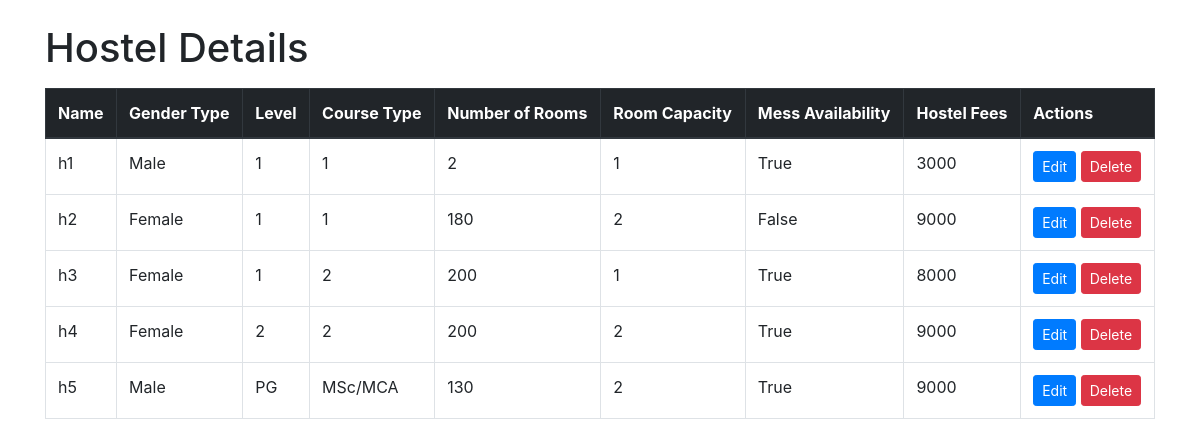
The page /viewhostel on the database its author committed.
### hostelapp/models.py (models this page shows, shortened)
class Hostels(models.Model):
     hostelname = models.CharField('hostelname', max_length=20,unique=True)
     gender_type = [('Male','Male'),('Female','Female')]
     gender=models.CharField(default=1,choices=gender_type,max_length=10)
     level_type= [('PG','PG'),('Phd','Phd')]
     level= models.CharField(default=1,choices=level_type, max_length=30)
     course_type= [('MSc/MCA','MSc/MCA'),('MA/Mcom/MPEd','MA/Mcom/MPEd')]
     course= models.CharField(default=1,choices=course_type, max_length=30)
     no_rooms= models.IntegerField('no_rooms', default=0)
     room_cap= models.IntegerField(default=0)
     mess= models.BooleanField(default=False)
     hostelfees=models.PositiveIntegerField(default=0)

### hostelapp/views.py (the view)
# urls.py: path('viewhostel',views.viewhostel,name='viewhostel'),
def viewhostel(request):
    data=Hostels.objects.all()
    return render(request, 'viewhostel.html', {'data': data})

### templates/viewhostel.html (shortened to what this page needs)
<!DOCTYPE html>
<html>
<head>
    <link rel="stylesheet" href="https://maxcdn.bootstrapcdn.com/bootstrap/4.0.0/css/bootstrap.min.css">
</head>
<body>
    <div class="container">
        <h1 class="mt-4">Hostel Details</h1>
        <table class="table table-bordered mt-3">
            <thead class="thead-dark">
                <tr>
                    <th>Name</th>
                    <th>Gender Type</th>
                    <th>Level</th>
                    <th>Course Type</th>
                    <th>Number of Rooms</th>
                    <th>Room Capacity</th>
                    <th>Mess Availability</th>
                    <th>Hostel Fees</th>
                    <th>Actions</th>
                </tr>
            </thead>
            <tbody>
                {% for hostel in data %}
                <tr>
                    <td>{{ hostel.hostelname }}</td>
                    <td>{{ hostel.gender }}</td>
                    <td>{{ hostel.level }}</td>
                    <td>{{ hostel.course }}</td>
                    <td>{{ hostel.no_rooms }}</td>
                    <td>{{ hostel.room_cap }}</td>
                    <td>{{ hostel.mess }}</td>
                    <td>{{ hostel.hostelfees }}</td>
                    <td>
                        <a href="{% url 'edithostel' hostel.id %}" class="btn btn-primary btn-sm">Edit</a>
                        <a href="{% url 'delete_hostel' hostel.id %}" class="btn btn-danger btn-sm">Delete</a>
                    </td>
                </tr>
                {% endfor %}
            </tbody>
        </table>
    </div>
</body>
</html>

### rows shown on the page
Hostels: hostelname "h1", gender "Male", level "1", course "1", no_rooms "2", room_cap "1", mess "True", hostelfees "3000"
Hostels: hostelname "h2", gender "Female", level "1", course "1", no_rooms "180", room_cap "2", mess "False", hostelfees "9000"
Hostels: hostelname "h3", gender "Female", level "1", course "2", no_rooms "200", room_cap "1", mess "True", hostelfees "8000"
Hostels: hostelname "h4", gender "Female", level "2", course "2", no_rooms "200", room_cap "2", mess "True", hostelfees "9000"
Hostels: hostelname "h5", gender "Male", level "PG", course "MSc/MCA", no_rooms "130", room_cap "2", mess "True", hostelfees "9000"
